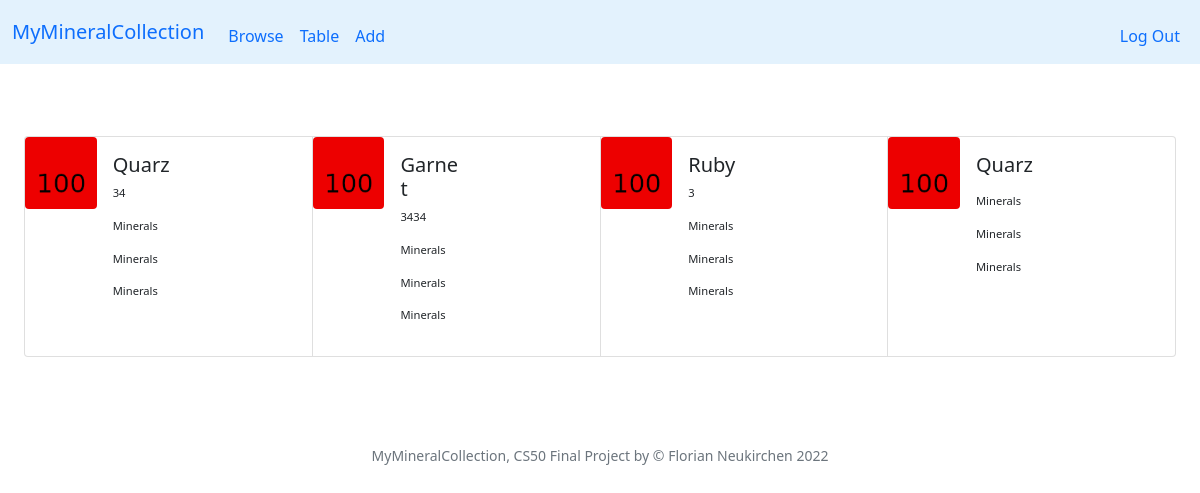
Before: / (signed in) with the older database file.
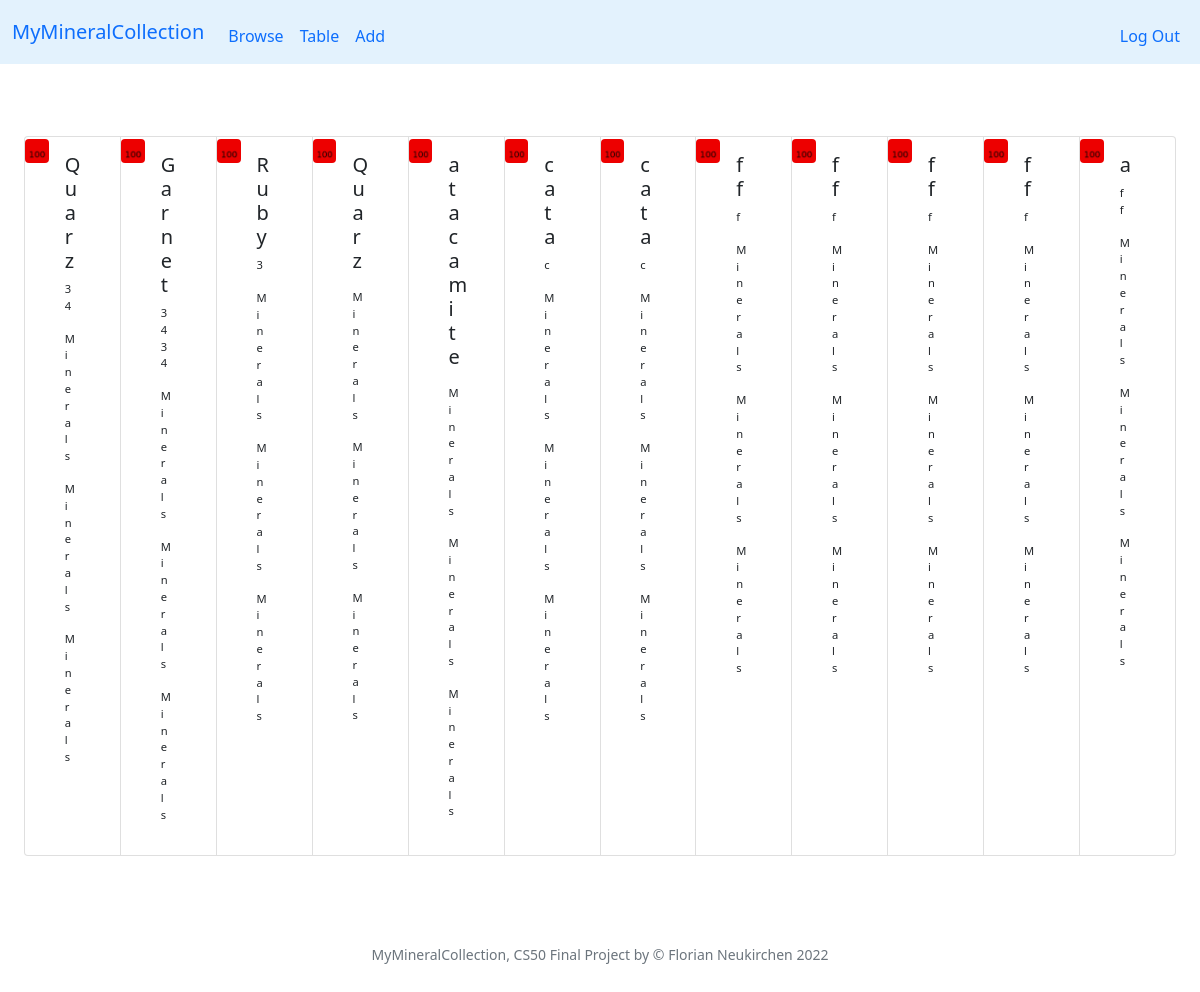
After: the same page with the newer database file.
### tables this page shows
CREATE TABLE specimen (id INTEGER PRIMARY KEY AUTOINCREMENT NOT NULL, user_id INTEGER NOT NULL, my_id TEXT, title TEXT, locality TEXT, day INTEGER, month INTEGER, year INTEGER, storage TEXT, timestamp TEXT, thumbnail TEXT);

### app.py (the view)
@app.route("/")
@login_required
def index():
    rows = db.execute("SELECT * FROM specimen WHERE user_id = ?", session["user_id"])
    return render_template("cards.html", rows=rows)

### app.py (called while the page is built)
@app.after_request
def after_request(response):
    response.headers["Cache-Control"] = "no-cache, no-store, must-revalidate"
    response.headers["Expires"] = 0
    response.headers["Pragma"] = "no-cache"
    return response

### helpers.py (called while the page is built)
def login_required(f):
    @wraps(f)
    def decorated_function(*args, **kwargs):
        if session.get("user_id") is None:
            return redirect("/login")
        return f(*args, **kwargs)
    return decorated_function

### templates/cards.html (shortened to what this page needs)
{% extends "layout.html" %}
{% block main %}
<div class="container-fluid py-4 text-center">
    <div class="card-group">
        {% for row in rows %}
        <div class="card mb-3" style="max-width: 540px;">
            <div class="row g-0">
              <div class="col-md-3">
                <img src="static/100.png" class="img-fluid rounded" alt="...">
              </div>
              <div class="col-md-4">
                <div class="card-body text-start card-smaller">
                    <h5 class="card-title">{{ row['title'] }}</h5>
                    <p class="card-text">{{ row['my_id'] }}</p>
                    <p class="card-text">Minerals</p>
                    <p class="card-text">Minerals</p>
                    <p class="card-text">Minerals</p>
                </div>
              </div>
            </div>
          </div>
        {% endfor %}
    </div>
</div>
{% endblock %}

### templates/layout.html (shortened to what this page needs)
<!DOCTYPE html>
<html lang="en">
    <head>
        <link href="https://cdn.jsdelivr.net/npm/bootstrap@5.1.3/dist/css/bootstrap.min.css" rel="stylesheet">
        <link href="/static/styles.css" rel="stylesheet">
    </head>
    <body>
        <nav class="navbar navbar-expand-md myblue">
            <div class="container-fluid">
                <a class="navbar-brand" href="/">MyMineralCollection</a>
                <div class="collapse navbar-collapse" id="navbar">
                    {% if session["user_id"] %}
                        <ul class="navbar-nav me-auto mt-2">
                            <li class="nav-item"><a class="nav-link" href="/">Browse</a></li>
                            <li class="nav-item"><a class="nav-link" href="/table">Table</a></li>
                            <li class="nav-item"><a class="nav-link" href="/add">Add</a></li>
                        </ul>
                        <ul class="navbar-nav ms-auto mt-2">
                            <li class="nav-item"><a class="nav-link" href="/logout">Log Out</a></li>
                        </ul>
                    {% else %}
                        <ul class="navbar-nav ms-auto mt-2">
                            <li class="nav-item"><a class="nav-link" href="/register">Register</a></li>
                            <li class="nav-item"><a class="nav-link" href="/login">Log In</a></li>
                        </ul>
                    {% endif %}
                </div>
            </div>
        </nav>
        <main class="container-fluid py-5 text-center">
            {% block main %}{% endblock %}
        </main>
        <footer class="mb-5 small text-center text-muted">
            MyMineralCollection, CS50 Final Project by &#169; Florian Neukirchen 2022
        </footer>
    </body>
</html>

### static/styles.css (style rules this page uses)
.myblue { background-color: #e3f2fd; }
.card-smaller { font-size: 70%; }

Changed rows visible on the page:
added specimen: title "atacamite"
added specimen: title "cata", my_id "c"
added specimen: title "cata", my_id "c"
added specimen: title "ff", my_id "f"
added specimen: title "ff", my_id "f"
added specimen: title "ff", my_id "f"
added specimen: title "ff", my_id "f"
added specimen: title "a", my_id "ff"
